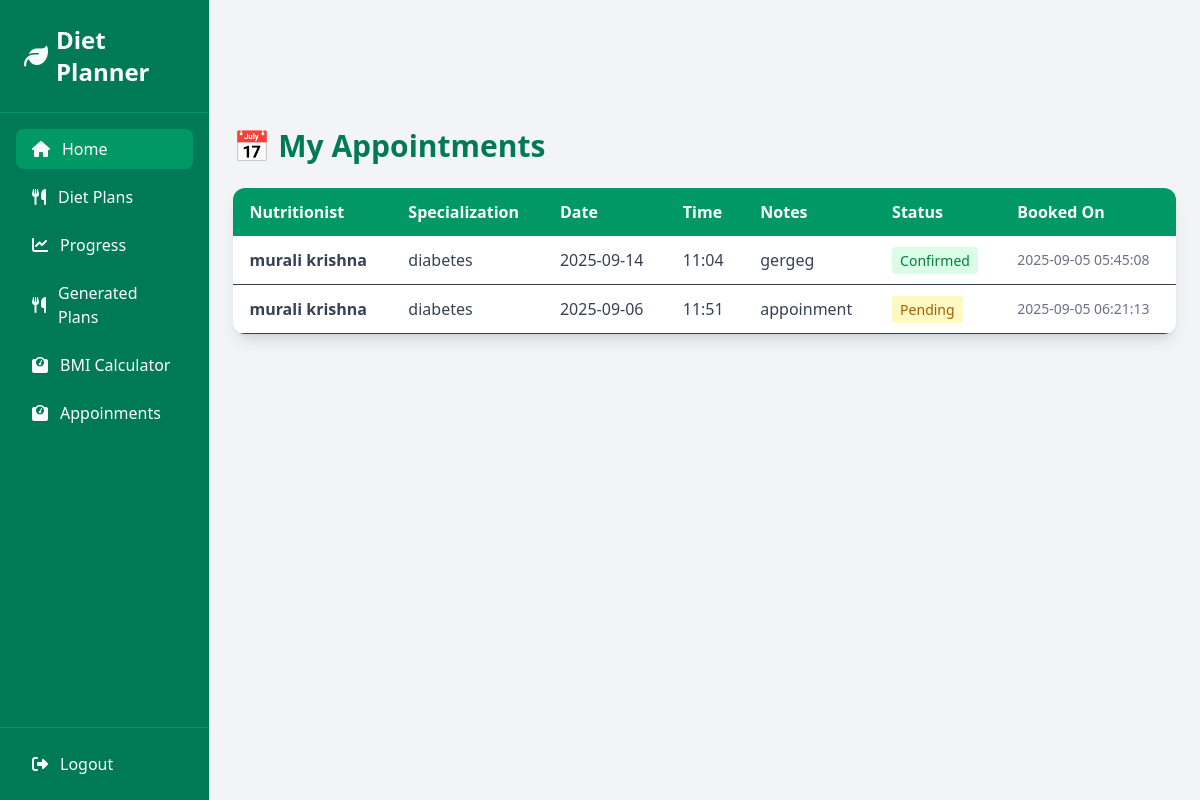
Page /user/my_appointments.php (signed in) on the earlier database version.
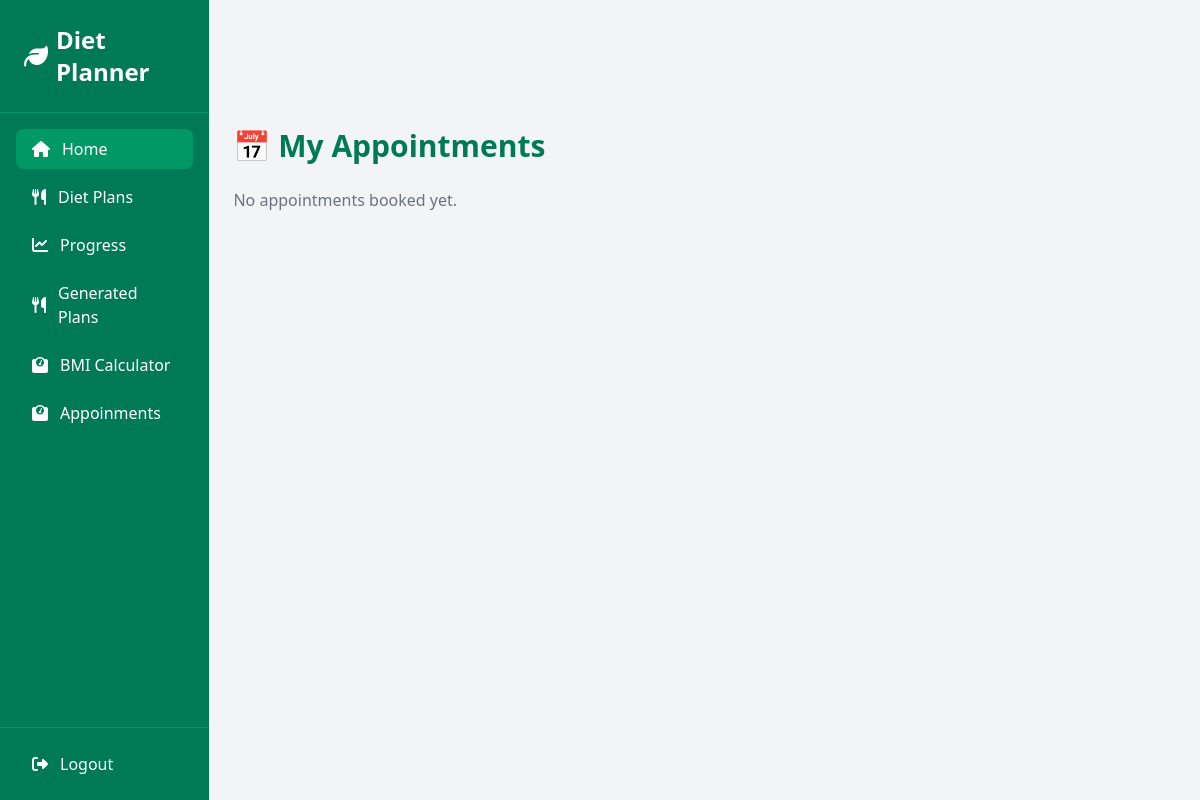
Same page on the later database version.
### tables this page shows
CREATE TABLE `appointments` (
  `id` int NOT NULL,
  `user_id` int NOT NULL,
  `nutritionist_id` int NOT NULL,
  `name` varchar(100) NOT NULL,
  `email` varchar(150) NOT NULL,
  `phone` varchar(20) NOT NULL,
  `appointment_date` date NOT NULL,
  `appointment_time` time NOT NULL,
  `notes` text,
  `status` enum('pending','confirmed','cancelled') DEFAULT 'pending',
  `created_at` timestamp NULL DEFAULT CURRENT_TIMESTAMP
);

CREATE TABLE `nutritionists` (
  `id` int NOT NULL,
  `name` varchar(100) NOT NULL,
  `email` varchar(100) NOT NULL,
  `password` varchar(255) NOT NULL,
  `phone` varchar(20) DEFAULT NULL,
  `specialization` varchar(100) DEFAULT NULL,
  `experience` int DEFAULT '0',
  `description` text,
  `image` varchar(255) DEFAULT NULL,
  `status` enum('pending','approved','rejected') DEFAULT 'pending',
  `created_at` timestamp NULL DEFAULT CURRENT_TIMESTAMP
);

### user/my_appointments.php (the view, shortened to what this page needs)
<?php
include(__DIR__ . '/../config/db_conn.php');
$user_id = $_SESSION['user_id'];
$sql = "SELECT a.*, n.name AS nutritionist_name, n.specialization
        FROM appointments a
        JOIN nutritionists n ON a.nutritionist_id = n.id
        WHERE a.user_id = ?
        ORDER BY a.appointment_date DESC, a.appointment_time DESC";
$stmt = $connection->prepare($sql);
$stmt->bind_param("i", $user_id);
$stmt->execute();
$result = $stmt->get_result();
?>
<?php include 'components/head.php'; ?>
<?php include 'components/navbar.php'; ?>
<main class="w-full pt-32 px-6">
  <h2 class="text-3xl font-bold text-emerald-700 mb-6">📅 My Appointments</h2>
  <?php if ($result->num_rows > 0): ?>
    <div class="overflow-x-auto bg-white rounded-xl shadow-lg">
      <table class="w-full table-auto border-collapse">
        <thead class="bg-emerald-600 text-white">
          <tr>
            <th class="px-4 py-3 text-left">Nutritionist</th>
            <th class="px-4 py-3 text-left">Specialization</th>
            <th class="px-4 py-3 text-left">Date</th>
            <th class="px-4 py-3 text-left">Time</th>
            <th class="px-4 py-3 text-left">Notes</th>
            <th class="px-4 py-3 text-left">Status</th>
            <th class="px-4 py-3 text-left">Booked On</th>
          </tr>
        </thead>
        <tbody class="text-gray-700">
          <?php while($row = $result->fetch_assoc()): ?>
            <tr class="border-b hover:bg-gray-50">
              <td class="px-4 py-3 font-semibold"><?= htmlspecialchars($row['nutritionist_name']); ?></td>
              <td class="px-4 py-3"><?= htmlspecialchars($row['specialization']); ?></td>
              <td class="px-4 py-3"><?= htmlspecialchars($row['appointment_date']); ?></td>
              <td class="px-4 py-3"><?= htmlspecialchars(substr($row['appointment_time'], 0, 5)); ?></td>
              <td class="px-4 py-3"><?= $row['notes'] ? htmlspecialchars($row['notes']) : '—'; ?></td>
              <td class="px-4 py-3">
                <?php if ($row['status'] == 'pending'): ?>
                  <span class="px-2 py-1 text-sm rounded bg-yellow-100 text-yellow-700">Pending</span>
                <?php elseif ($row['status'] == 'confirmed'): ?>
                  <span class="px-2 py-1 text-sm rounded bg-green-100 text-green-700">Confirmed</span>
                <?php else: ?>
                  <span class="px-2 py-1 text-sm rounded bg-red-100 text-red-700">Cancelled</span>
                <?php endif; ?>
              </td>
              <td class="px-4 py-3 text-sm text-gray-500"><?= htmlspecialchars($row['created_at']); ?></td>
            </tr>
          <?php endwhile; ?>
        </tbody>
      </table>
    </div>
  <?php else: ?>
    <p class="text-gray-500">No appointments booked yet.</p>
  <?php endif; ?>
</main>

### user/components/head.php (shortened to what this page needs)
<!DOCTYPE html>
<html lang="en">
<head>
  <script src="https://cdn.jsdelivr.net/npm/@tailwindcss/browser@4"></script>
</head>

### user/components/navbar.php
<body class="bg-gray-100">
<div class="flex min-h-screen">
  <aside class="w-64 bg-emerald-700 text-white flex flex-col">
    <div class="p-6 text-2xl font-bold border-b border-emerald-600 flex items-center gap-2">
      <i class="fas fa-leaf"></i>  <a href="../home/index.php">Diet Planner</a>
    </div>
    <nav class="flex-1 p-4 space-y-2">
      <a href="index.php" class=" flex items-center gap-3 py-2 px-4 rounded-lg bg-emerald-600">
        <i class="fas fa-home"></i> Home
      </a>
      <a href="plans.php" class="flex items-center gap-3 py-2 px-4 rounded-lg hover:bg-emerald-600 transition">
        <i class="fas fa-utensils"></i> Diet Plans
      </a>
      <a href="progress.php" class="flex items-center gap-3 py-2 px-4 rounded-lg hover:bg-emerald-600 transition">
        <i class="fas fa-chart-line"></i> Progress
      </a>
      <a href="user_dietPlan.php" class="flex items-center gap-3 py-2 px-4 rounded-lg hover:bg-emerald-600 transition">
        <i class="fas fa-utensils"></i> Generated Plans
      </a>
      <a href="bmi.php" class="flex items-center gap-3 py-2 px-4 rounded-lg hover:bg-emerald-600 transition">
        <i class="fas fa-weight"></i> BMI Calculator
      </a>
      <a href="my_appointments.php" class="flex items-center gap-3 py-2 px-4 rounded-lg hover:bg-emerald-600 transition">
        <i class="fas fa-weight"></i> Appoinments
      </a>
    </nav>
    <div class="p-4 border-t border-emerald-600">
      <a href="logout.php"
         class="flex items-center gap-3 py-2 px-4 rounded-lg hover:bg-red-600 transition">
        <i class="fas fa-sign-out-alt"></i> Logout
      </a>
    </div>
  </aside>

Differences in the rows shown:
removed appointments: nutritionist.name "murali krishna", nutritionist.specialization "diabetes", appointment_date "2025-09-14", appointment_time "11:04", notes "gergeg", status "Confirmed", created_at "2025-09-05 05:45:08"
removed appointments: nutritionist.name "murali krishna", nutritionist.specialization "diabetes", appointment_date "2025-09-06", appointment_time "11:51", notes "appoinment", status "Pending", created_at "2025-09-05 06:21:13"
Other differences:
text no longer shown: "Nutritionist Specialization Date Time Notes Status Booked On"
text now shown: "No appointments booked yet."
